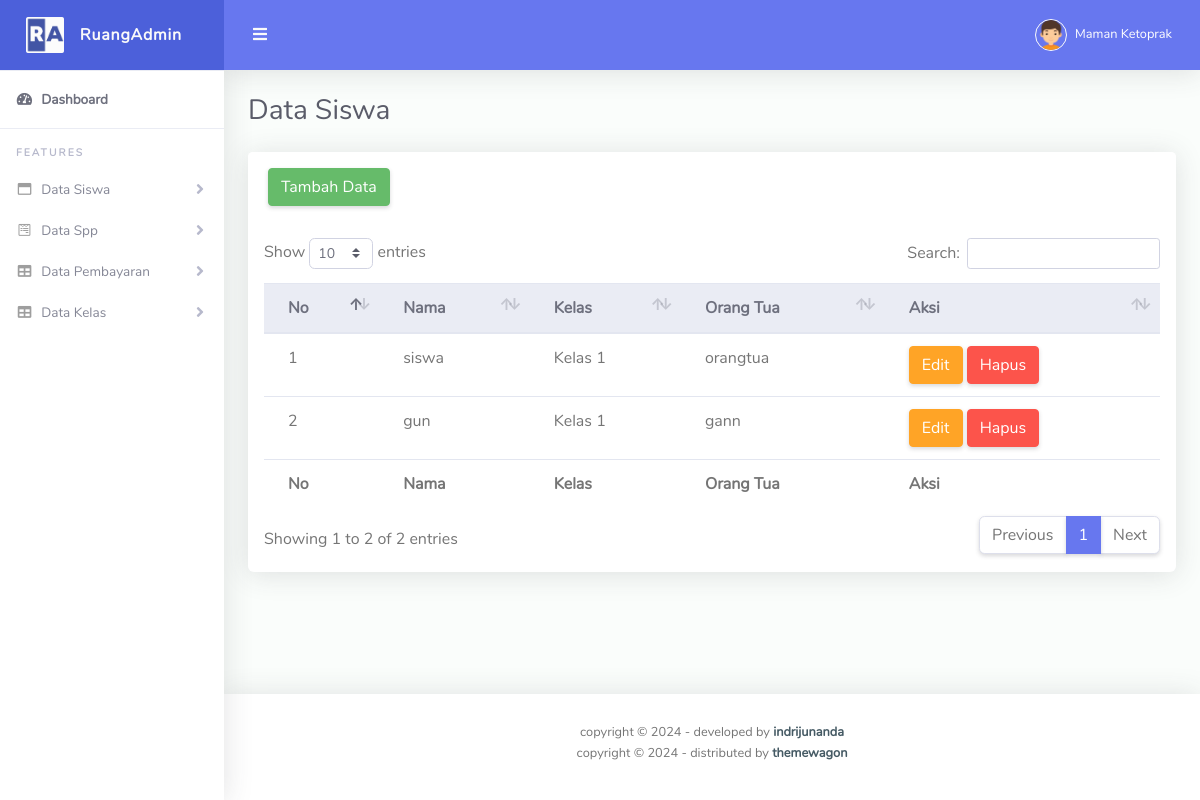
/admin/siswa.php (signed in), run on the app's committed database.
### tables this page shows
CREATE TABLE `siswa_221043` (
  `id_221043` int(11) NOT NULL,
  `nama_221043` varchar(255) NOT NULL,
  `username_221043` varchar(255) NOT NULL,
  `id_kelas_221043` int(11) NOT NULL,
  `alamat_221043` text DEFAULT NULL,
  `orangtua_id_221043` int(11) DEFAULT NULL,
  `password_221043` varchar(255) NOT NULL
);

CREATE TABLE `kelas_221043` (
  `id_221043` int(11) NOT NULL,
  `kelas_221043` varchar(255) NOT NULL
);

CREATE TABLE `orangtua_221043` (
  `id_221043` int(11) NOT NULL,
  `nama_221043` varchar(255) NOT NULL,
  `username_221043` varchar(255) NOT NULL,
  `email_221043` varchar(255) NOT NULL,
  `password_221043` varchar(255) NOT NULL
);

### admin/siswa.php (the view, shortened to what this page needs)
<?php
include '../koneksi.php';
?>
<!DOCTYPE html>
<html lang="en">
<head>
  <link href="../assets/vendor/fontawesome-free/css/all.min.css" rel="stylesheet" type="text/css">
  <link href="../assets/vendor/bootstrap/css/bootstrap.min.css" rel="stylesheet" type="text/css">
  <link href="../assets/css/ruang-admin.min.css" rel="stylesheet">
  <link href="../assets/vendor/datatables/dataTables.bootstrap4.min.css" rel="stylesheet">
</head>
<body id="page-top">
  <div id="wrapper">
    <ul class="navbar-nav sidebar sidebar-light accordion" id="accordionSidebar">
      <a class="sidebar-brand d-flex align-items-center justify-content-center" href="index.html">
        <div class="sidebar-brand-icon">
          <img src="img/logo/logo2.png">
        </div>
        <div class="sidebar-brand-text mx-3">RuangAdmin</div>
      </a>
      <hr class="sidebar-divider my-0">
      <li class="nav-item active">
        <a class="nav-link" href="index.php">
          <i class="fas fa-fw fa-tachometer-alt"></i>
          <span>Dashboard</span></a>
      </li>
      <hr class="sidebar-divider">
      <div class="sidebar-heading">
        Features
      </div>
      <li class="nav-item">
        <a class="nav-link collapsed" href="#" data-toggle="collapse" data-target="#collapseBootstrap"
          aria-expanded="true" aria-controls="collapseBootstrap">
          <i class="far fa-fw fa-window-maximize"></i>
          <span>Data Siswa</span>
        </a>
      </li>
      <li class="nav-item">
        <a class="nav-link collapsed" href="#" data-toggle="collapse" data-target="#collapseForm" aria-expanded="true"
          aria-controls="collapseForm">
          <i class="fab fa-fw fa-wpforms"></i>
          <span>Data Spp</span>
        </a>
      </li>
      <li class="nav-item">
        <a class="nav-link collapsed" href="#" data-toggle="collapse" data-target="#collapseTable" aria-expanded="true"
          aria-controls="collapseTable">
          <i class="fas fa-fw fa-table"></i>
          <span>Data Pembayaran</span>
        </a>
      </li>
      <li class="nav-item">
        <a class="nav-link collapsed" href="#" data-toggle="collapse" data-target="#kelas" aria-expanded="true"
          aria-controls="kelas">
          <i class="fas fa-fw fa-table"></i>
          <span>Data Kelas</span>
        </a>
      </li>
    </ul>
    <div id="content-wrapper" class="d-flex flex-column">
      <div id="content">
        <nav class="navbar navbar-expand navbar-light bg-navbar topbar mb-4 static-top">
          <button id="sidebarToggleTop" class="btn btn-link rounded-circle mr-3">
            <i class="fa fa-bars"></i>
          </button>
          <ul class="navbar-nav ml-auto">
            <li class="nav-item dropdown no-arrow">
              <a class="nav-link dropdown-toggle" href="#" id="userDropdown" role="button" data-toggle="dropdown"
                aria-haspopup="true" aria-expanded="false">
                <img class="img-profile rounded-circle" src="img/boy.png" style="max-width: 60px">
                <span class="ml-2 d-none d-lg-inline text-white small">Maman Ketoprak</span>
              </a>
            </li>
          </ul>
        </nav>
        <div class="container-fluid" id="container-wrapper">
          <div class="d-sm-flex align-items-center justify-content-between mb-4">
            <h1 class="h3 mb-0 text-gray-800">Data Siswa</h1>
          </div>
          <div class="row">
            <div class="col-lg-12">
              <div class="card mb-4">
                <div class="card-header py-3 d-flex flex-row align-items-center justify-content-between">
                  <a class="btn btn-success" href="tambahsiswa.php">Tambah Data</a>
                </div>
                <div class="table-responsive p-3">
                  <table class="table align-items-center table-flush" id="dataTable">
                    <thead class="thead-light">
                      <tr>
                        <th>No</th>
                        <th>Nama</th>
                        <th>Kelas</th>
                        <th>Orang Tua</th>
                        <th>Aksi</th>
                      </tr>
                    </thead>
                    <tfoot>
                      <tr>
                        <th>No</th>
                        <th>Nama</th>
                        <th>Kelas</th>
                        <th>Orang Tua</th>
                        <th>Aksi</th>
                      </tr>
                    </tfoot>
                    <tbody>
                    <?php
                            $no = 1;
                            $tampil = mysqli_query($koneksi, "SELECT
                                                                  siswa_221043.*,
                                                                  orangtua_221043.nama_221043 AS nama_orang_tua,
                                                                  kelas_221043.kelas_221043 AS nama_kelas
                                                              FROM
                                                                  siswa_221043
                                                              JOIN
                                                                  orangtua_221043 ON siswa_221043.orangtua_id_221043 = orangtua_221043.id_221043
                                                              JOIN
                                                                  kelas_221043 ON siswa_221043.id_kelas_221043 = kelas_221043.id_221043");
                            while($data = mysqli_fetch_array($tampil)):
                        ?>
                      <tr>
                        <td><?= $no++ ?></td>
                        <td><?= $data['nama_221043'] ?></td>
                        <td><?= $data['nama_kelas'] ?></td>
                        <td><?= $data['nama_orang_tua'] ?></td>
                        <td>
                            <a class="btn btn-warning" href="editsiswa.php?hal=edit&id=<?= $data['id_221043']?>">Edit</a>
                            <a class="btn btn-danger" href="siswa.php?hal=hapus&id=<?= $data['orangtua_id_221043']?>" onclick="return confirm('Apakah Anda Yakin Ingin Menghapus Data?')">Hapus</a>
                        </td>
                      </tr>
                      <?php
                            endwhile;
                        ?>
                    </tbody>
                  </table>
                </div>
              </div>
            </div>
          </div>
        </div>
      </div>
      <footer class="sticky-footer bg-white">
        <div class="container my-auto">
          <div class="copyright text-center my-auto">
            <span>copyright &copy; <script> document.write(new Date().getFullYear()); </script> - developed by
              <b><a href="https://indrijunanda.gitlab.io/" target="_blank">indrijunanda</a></b>
            </span>
          </div>
        </div>
        <div class="container my-auto py-2">
          <div class="copyright text-center my-auto">
            <span>copyright &copy; <script> document.write(new Date().getFullYear()); </script> - distributed by
              <b><a href="https://themewagon.com/" target="_blank">themewagon</a></b>
            </span>
          </div>
        </div>
      </footer>
    </div>
  </div>
</body>
</html>

### data on the page
siswa_221043: nama_221043 "siswa", id_kelas_221043.kelas_221043 "Kelas 1", orangtua_id_221043.nama_221043 "orangtua"
siswa_221043: nama_221043 "gun", id_kelas_221043.kelas_221043 "Kelas 1", orangtua_id_221043.nama_221043 "gann"
